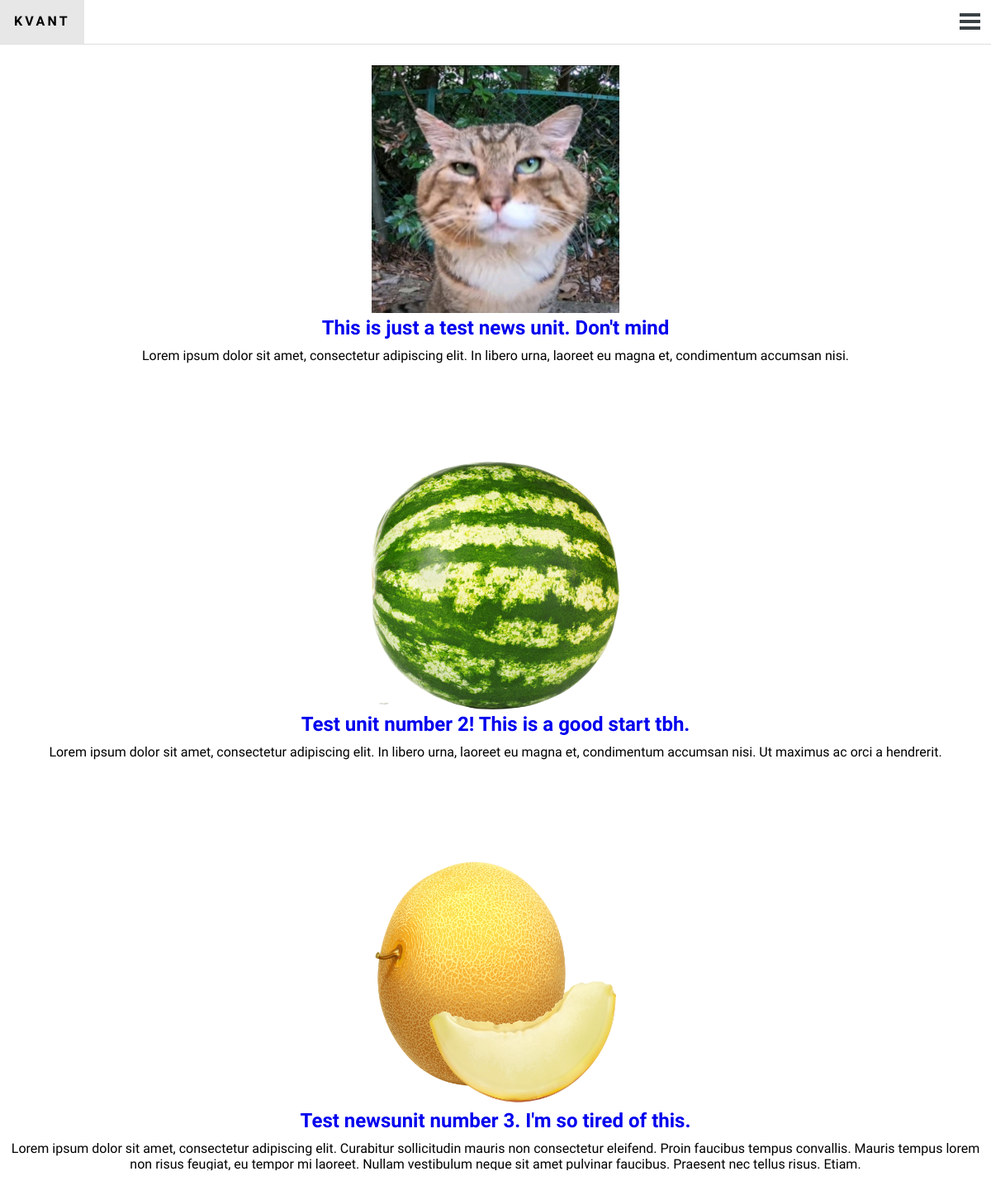
Page /news/ on the committed database.
### info/models.py (models this page shows, shortened)
class News(models.Model):
    title = models.CharField('Заголовок', max_length=100, unique=True)
    description = models.TextField('Текст новости', unique=True)
    image = models.ImageField('Фото', upload_to='img/news')

### info/views.py (the view)
# urls.py: path('news/', NewsView.as_view(), name='news'),
class NewsView(ListView):
    model = News
    template_name = 'news.html'

### info/templates/news.html (shortened to what this page needs)
{% extends 'maintmp.html' %}
{% block content %}
    {% for news in object_list %}
        <div class="newsunit block">
            <img src="{{ news.image.url }}" class="npimg">
            <h2><a href="{% url 'newspost_dl' news.pk %}" class="ffca mxv ttl txdc-n">{{ news.title }}</a></h2>
            <p class="ffca desc ol-h">{{ news.description }}</p>
        </div>
    {% endfor %}
{% endblock content %}

### static/css/main.css (style rules this page uses)
* { margin: 0; padding: 0; }
.ttl { margin-top: 10px; margin-left: 500px; margin-right: 500px; }
.desc { margin-top: 10px; margin-left: 500px; margin-right: 500px; max-height: 35.7333px; }
.ol-h { overflow: hidden; }
.txdc-n { text-decoration: none; }
.ffca { font-family: Comfortaa; }
.npimg { width: 450px; height: 450px; }
.newsunit { position: relative; width: 100%; text-align: center; margin-bottom: 100px; margin-top: 25px; }
.block { display:block }
@media (max-width: 1920px) { .npimg { width: 300px; height: 300px; } }
@media (max-width: 1920px) { .newsunit { position: relative; height: 400px; width: 100%; text-align: center; margin-bottom: 80px; margin-top: 25px; } }
@media (max-width: 1920px) { .ttl { margin-top: 10px; margin-left: 0; margin-right: 0; } }
@media (max-width: 1920px) { .desc { margin-top: 10px; margin-left: 0; margin-right: 0; max-height: 35.7333px; } }

### rows in the picture
News: image (picture), title "This is just a test news unit. Don't mind", description "Lorem ipsum dolor sit amet, consectetur adipiscing elit. In libero urna, laoreet eu magna et, condimentum accumsan nisi."
News: image (picture), title "Test unit number 2! This is a good start tbh.", description "Lorem ipsum dolor sit amet, consectetur adipiscing elit. In libero urna, laoreet eu magna et, condimentum accumsan nisi. Ut maximus ac orci a hendrerit."
News: image (picture), title "Test newsunit number 3. I'm so tired of this.", description "Lorem ipsum dolor sit amet, consectetur adipiscing elit. Curabitur sollicitudin mauris non consectetur eleifend. Proin faucibus tempus convallis. Mauris tempus lorem non risus feugiat, eu tempor mi laoreet. Nullam vestibulum neque sit amet pulvinar faucibus. Praesent nec tellus risus. Etiam."
